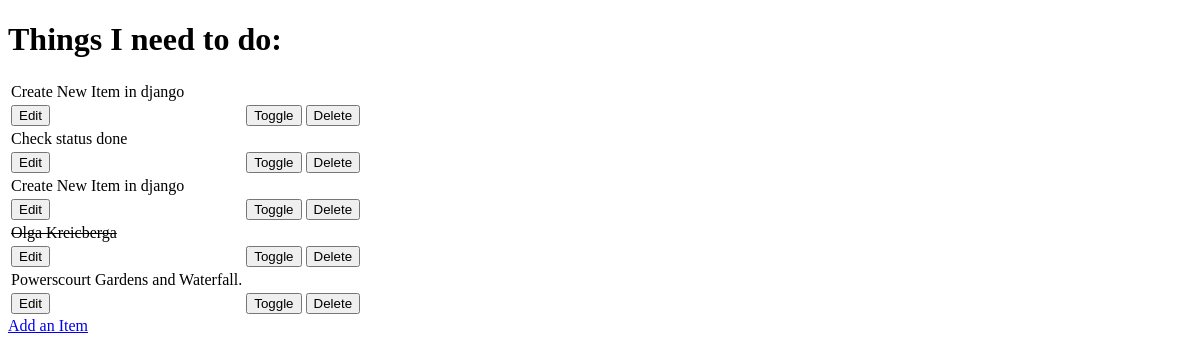
The app's page /, older data.
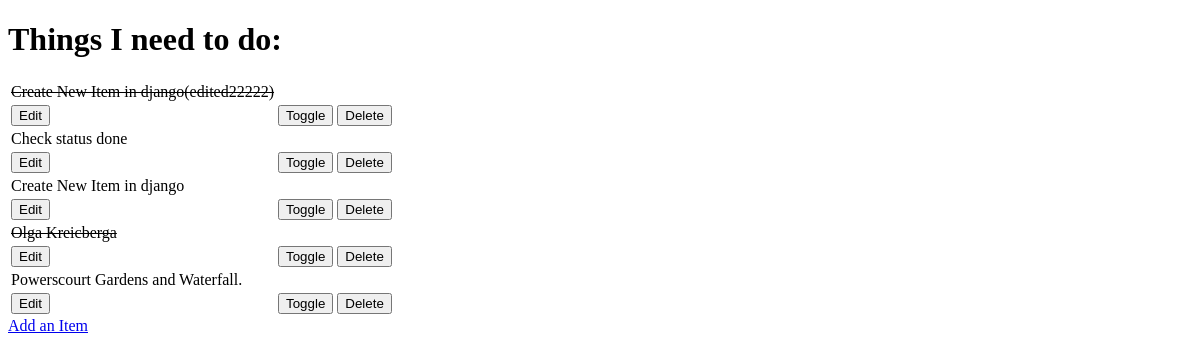
The same page, newer data.
### todo/models.py (models this page shows, shortened)
class Item (models.Model):
    name = models.CharField(max_length=50, null=False, blank=False)
    done = models.BooleanField(null=False, blank=False, default=False)

### todo/views.py (the view)
# urls.py: path('', views.get_todo_list, name="get_todo_list"),
def get_todo_list(request):
    items = Item.objects.all()
    context = {
        'items': items
    }
    return render(request, 'todo/todo_list.html', context)

### todo/templates/todo/todo_list.html (shortened to what this page needs)
<!DOCTYPE html>
<html lang="en">
<head>
</head>
<body>
    <h1>Things I need to do: </h1>
    <table>
        {% for item in items%}
        <tr>
            {% if item.done %}
                <td><strike>{{item.name}}</strike></td>
            {% else %}
                <td>{{item.name}}</td>
            {% endif %}
         </tr>
         <td>
         <a href="/edit/{{ item.id }}">
            <button>Edit</button>
         </a>
         </td>
         <td>
         <a href="/toggle/{{ item.id }}">
            <button>Toggle</button>
         </a>
         </td>
          <td>
         <a href="/delete/{{ item.id }}">
            <button>Delete</button>
         </a>
         </td>
        {% empty%}
        <tr><td>There is no items to do</td></tr>
        {% endfor %}
    </table>
    <a href="/add">Add an Item</a>
</body>
</html>

Row changes from the older to the newer data that the page shows:
changed Item: done False → True (drawn); name "Create New Item in django" → "Create New Item in django(edited22222)"
